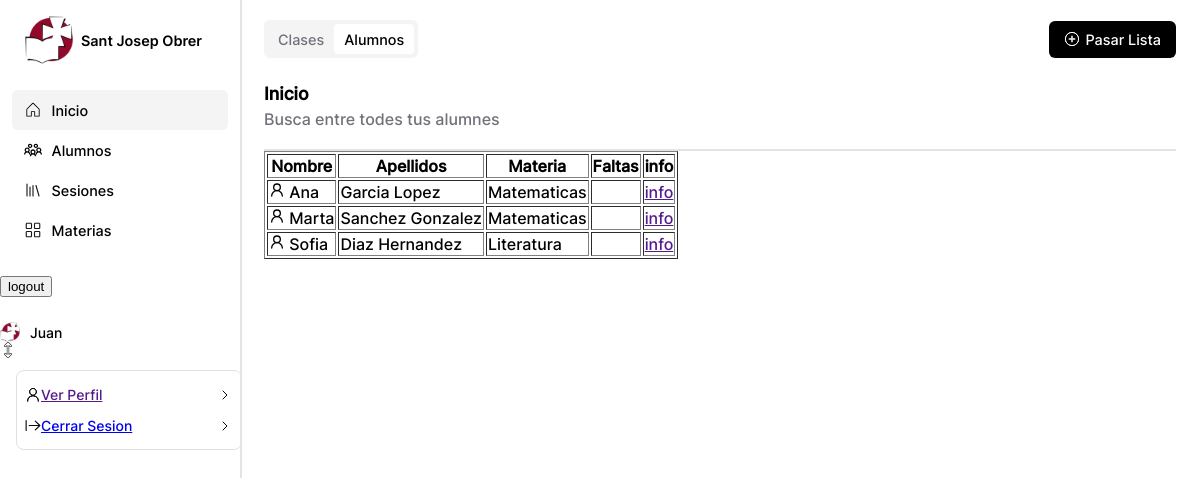
The app's page /profesor/profesor_dashboard_alumnos.php (signed in) with its own data.
### tables this page shows
CREATE TABLE `alumno` ( 
  `ID` int(12) NOT NULL,
  `Nombre` varchar(50) NOT NULL,
  `Apellidos` varchar(50) NOT NULL,
  `ID_Materia` int(10) NOT NULL
);

### profesor/profesor_dashboard_alumnos.php (the view, shortened to what this page needs)
<?php
require('../config/conexion.php');
$db = new PDO($conn, $fields['user'], $fields['pass']);
$db->setAttribute(PDO::ATTR_ERRMODE, PDO::ERRMODE_EXCEPTION);
$showMaterias = $db->prepare("SELECT * FROM materia WHERE ID_Profesor = :profesor_id");
$showMaterias->execute(array(':profesor_id' => $_SESSION['id']));
$materias = $showMaterias->fetchAll(PDO::FETCH_ASSOC);
$id_materias = array_column($materias, 'ID');
$query =  $db->prepare("SELECT * FROM alumno WHERE ID_Materia IN (" . implode(',', $id_materias) . ")");
$query->execute();
$alumnos = $query->fetchAll(PDO::FETCH_ASSOC);
$materiasMap = array();
foreach($materias as $materia) {
    $materiasMap[$materia['ID']] = $materia['Nombre'];
}
?>
<!DOCTYPE html>
<html lang="en">
<head>
    <link rel="stylesheet" href="../assets/css/profesor_dashboard.css">
</head>
<body>
    <div id="aside">
        <div id="titlelogo">
            <img src="../assets/img/logoSJO.svg" alt="Logo SJO">
            <p>Sant Josep Obrer</p>
        </div>
        <ul id="side-menu">
            <li class="active">
                <a href="#">
                    <img src="../assets/img/icon-home.svg" alt="Home icon">
                    Inicio
                </a>
            </li>
            <li>
                <a href="#">
                    <img src="../assets/img/Vector.svg" alt="Students icon">
                    Alumnos
                </a>
            </li>
            <li>
                <a href="#">
                    <img src="../assets/img/library.svg" alt="Library icon">
                    Sesiones
                </a>
            </li>
            <li>
                <a href="#">
                    <img src="../assets/img/layout-grid.svg" alt="Layout icon">
                    Materias
                </a>
            </li>
        </ul>
        <form action="profesor_dashboard.php" method="post">
            <input type="submit" value="logout" name="logout">
        </form>
        <div>
            <div class="user-info-container">
                <div class="user-info">
                    <img src="../assets/img/logoSJO.svg" alt="Logo Sant Josep">
                    <p><?php echo $_SESSION['username'] ?></p>
                </div>
                <img src="../assets/img/two-arrows.png" alt="Vector img" class="vector-img">
            </div>
            <div style="margin-top: 8px; height: 80px; border: 1px solid #E0E0E0;
            border-radius: 8px; padding: 8px; width: 226px; box-sizing: border-box; margin-left: 16px;">
                <ul style="list-style-type: none;
                padding: 0; margin: 0; display: flex; flex-direction: column; justify-content: space-around; height: 100%;">
                    <li style="font-size: 14px; align-items: center;">
                        <a href="" style="display: flex;  align-items: center; justify-content: space-between;">
                            <div style="display: flex;  align-items: center;">
                                <img src="../assets/img/person.svg" alt="" style="width: 16px;">
                                Ver Perfil
                            </div>
                            <img src="../assets/img/chevron-right.svg" alt="" style="width: 16px;">
                        </a>
                    </li>
                    <li style="font-size: 14px;">
                        <a href="../config/logout.php" style="display: flex;  align-items: center;
                        justify-content: space-between; align-items: center;">
                            <div style="display: flex;  align-items: center;">
                                <img src="../assets/img/logout.svg" alt="" style="width: 16px;">
                                Cerrar Sesion
                            </div>
                            <img src="../assets/img/chevron-right.svg" alt="" style="width: 16px;">
                        </a>
                    </li>
                </ul>
            </div>
        </div>
    </div>
    <div id="main">
        <div id="content">
            <div id="top-content">
                <ul>
                    <li>
                        <a href="profesor_dashboard.php">Clases</a>
                    </li>
                    <li class="active">
                        <a href="profesor/profesor_dashboard_alumnos.php">Alumnos</a>
                    </li>
                </ul>
                <a href="#" id="pasar-lista">
                    <img src="../assets/img/plus-circled.svg" alt="Pasar Lista">
                    Pasar Lista
                </a>
            </div>
            <div id="title">
                <h3>Inicio</h3>
                <p>Busca entre todes tus alumnes</p>
            </div>
            <div id="main-content">
                <table border="1">
                    <tr>
                        <th>Nombre</th>
                        <th>Apellidos</th>
                        <th>Materia</th>
                        <th>Faltas</th>
                        <th>info</th>
                    </tr>
                    <?php foreach ($alumnos as $alumno) { ?>
                        <tr>
                            <td>
                                <img src="../assets/img/user.svg" alt="user">
                                <?= $alumno['Nombre'] ?>
                            </td>
                            <td><?= $alumno['Apellidos'] ?></td>
                            <td>
                                <?= $materiasMap[$alumno['ID_Materia']] ?>
                            </td>
                            <td>
                            </td>
                            <td><a href="">info</a></td>
                        </tr>
                    <?php } ?>
                </table>
            </div>
        </div>
    </div>
</body>
</html>

### assets/css/profesor_dashboard.css (style rules this page uses)
body { margin: 0; padding: 0; display: flex; font-family: Inter; }
#aside { width: 20vw; height: 100vh; overflow: hidden; position: fixed; display: flex; flex-direction: column; background-color: white; border-right: 2px solid rgba(228, 228, 231, 1); gap: 25px; }
#titlelogo { display: flex; flex-wrap: nowrap; width: 100%; align-items: center; padding-left: 10%; gap: 7px; margin-top: 15px; }
#titlelogo img { height: 50px; width: 50px; max-width: 50px; max-height: 50px; }
#titlelogo p { font-size: 0.9rem; font-family: Inter-B; text-wrap: balance; margin: 0; padding: 0; display: flex; }
#side-menu { display: flex; flex-direction: column; width: 100%; height: fit-content; margin: 0; padding: 0; }
#side-menu li { height: fit-content; width: 90%; list-style: none; margin-left: 5%; background-color: white; border-radius: 6px; }
#side-menu .active { background-color: rgba(244, 244, 245, 1); }
#side-menu li a { display: flex; align-items: center; gap: 10px; text-decoration: none; color: black; height: 40px; padding-left: 12px; font-family: Inter; font-size: 0.9rem; }
#side-menu li a img { height: 1.1rem; width: 1.1rem; max-width: 25px; max-height: 25px; aspect-ratio: 1/1; margin: 0; padding: 0; display: flex; align-items: center; justify-content: center; }
#main { margin-left: 20vw; width: 100%; overflow: hidden; text-wrap: pretty; display: flex; align-items: center; justify-content: center; }
#content { width: 95%; margin-top: 20px; }
#top-content { display: flex; align-items: center; justify-content: space-between; margin: 0; padding: 0; }
#top-content ul { display: flex; background-color: rgba(244, 244, 245, 1); align-items: center; justify-content: center; list-style: none; margin: 0; padding: 4px; border-radius: 6px; }
#top-content ul li { height: fit-content; width: fit-content; margin: 0; padding: 5px 10px; border-radius: 4px; }
#top-content ul .active { background-color: white; }
#top-content ul .active a { color: black; }
#top-content ul li a { text-decoration: none; color: rgba(113, 113, 122, 1); font-size: 0.9rem; }
#pasar-lista { color: white; background-color: black; border-radius: 6px; display: flex; align-items: center; justify-content: space-evenly; gap: 5px; padding: 10px 15px; text-decoration: none; font-size: 0.9rem; }
#title { width: 100%; height: fit-content; display: flex; flex-direction: column; gap: 5px; padding: 25px 0 20px 0; border-bottom: 2px solid rgba(228, 228, 231, 1); }
#title h3 { margin: 0; padding: 0; color: black; font-weight: 600; font-size: 1.1rem; }
#title p { margin: 0; padding: 0; color: rgba(113, 113, 122, 1); }
.user-info { display: flex; align-items: center; margin: 0; }
.user-info img { width: 20px; margin-right: 10px; }
.user-info p { font-size: 14px; color: #000; margin: 0; }
.vector-img { transform: rotate(90deg); width: 16px; }

### records on screen
alumno: Nombre "Ana", Apellidos "Garcia Lopez", ID_Materia "Matematicas"
alumno: Nombre "Marta", Apellidos "Sanchez Gonzalez", ID_Materia "Matematicas"
alumno: Nombre "Sofia", Apellidos "Diaz Hernandez", ID_Materia "Literatura"

### other values on screen
$_SESSION['username'] "Juan"
